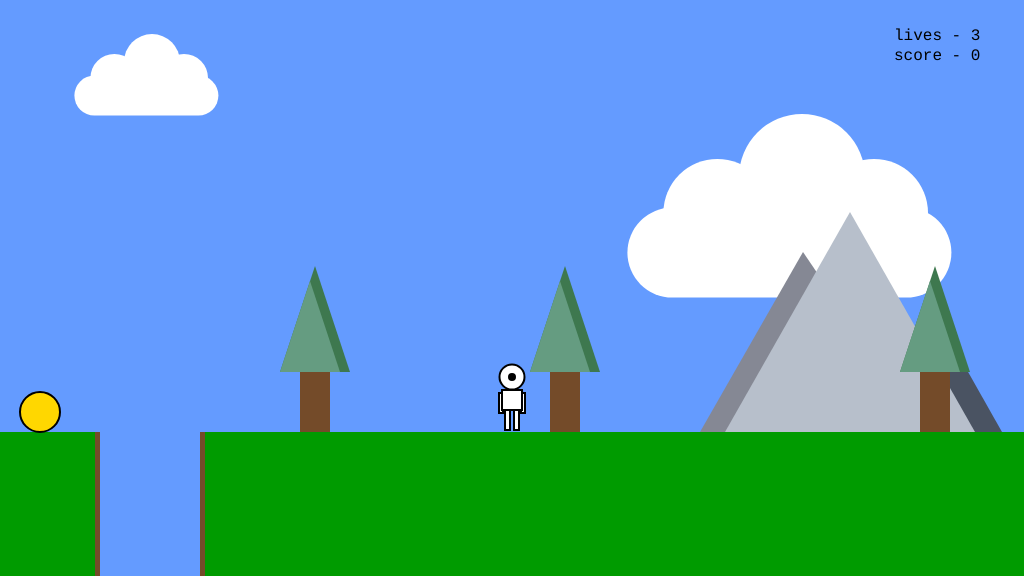
Frame 1 (no input)
Frame 60 (no input): identical to frame 1, image omitted
Frame 120 (the mouse pressed at the canvas centre since frame 60): identical to frame 1, image omitted

The p5.js sketch that drew this single still picture (run headless with seeded random() and noise() and a simulated clock; from frame 60 on, the mouse is pressed at the canvas centre):

// p5.js sketch
// ── sketch.js
/*

The Game Project 6

Adding game mechanics

*/

var gameChar_x;
var gameChar_y;
var floorPos_y;

var isLeft;
var isRight;
var isFalling;
var isPlummeting;

var collectable;
var canyons;
var clouds;
var mountains;
var trees;
var flagpole;

var cameraPosX;
var groundWidth;
var game_score;
var lives;
let displayText;
let displayFlagpoleWarning;

function setup() {
  // canvas size
  createCanvas(1024, 576);

  floorPos_y = (height * 3) / 4;
  lives = 3;
  startGame();
}

function draw() {
  // blue sky
  background(100, 155, 255);

  // green ground
  noStroke();
  fill(0, 155, 0);
  rect(0, floorPos_y, width, height - floorPos_y);

  // Side Scrolling [start]
  push();
  translate(-cameraPosX, 0);

  // CLOUDS
  drawClouds(clouds);

  // MOUNTAIN
  drawMountains(mountains);

  // CANYON
  drawCanyons(canyons);

  // TREES
  drawTrees(trees);

  // FLAGPOLE
  renderFlagpole(flagpole);

  // GAME CHARACTER
  if (isLeft && isFalling) {
    // jumping-left
    fill(255);
    stroke(0);
    strokeWeight(2);
    // head
    ellipse(gameChar_x, gameChar_y - 55, 25, 25);
    // legs
    noFill();
    strokeWeight(4);
    beginShape();
    vertex(gameChar_x - 1, gameChar_y - 22);
    vertex(gameChar_x - 3, gameChar_y - 17);
    vertex(gameChar_x, gameChar_y - 10);
    endShape();

    fill(255);
    strokeWeight(2);
    // body
    rect(gameChar_x - 5, gameChar_y - 42, 10, 20);
    // hands
    rect(gameChar_x - 2, gameChar_y - 39, 4, 20);
    // nose
    fill(0);
    ellipse(gameChar_x - 10, gameChar_y - 55, 6, 6);

    strokeWeight(1);
  } else if (isRight && isFalling) {
    // jumping-right
    fill(255);
    stroke(0);
    strokeWeight(2);
    // head
    ellipse(gameChar_x, gameChar_y - 55, 25, 25);
    // legs
    noFill();
    strokeWeight(4);
    beginShape();
    vertex(gameChar_x - 1, gameChar_y - 22);
    vertex(gameChar_x + 2, gameChar_y - 17);
    vertex(gameChar_x - 3, gameChar_y - 10);
    endShape();

    fill(255);
    strokeWeight(2);
    // body
    rect(gameChar_x - 5, gameChar_y - 42, 10, 20);
    // hands
    rect(gameChar_x - 2, gameChar_y - 39, 4, 20);
    // nose
    fill(0);
    ellipse(gameChar_x + 10, gameChar_y - 55, 6, 6);

    strokeWeight(1);
  } else if (isLeft) {
    // walking left
    fill(255);
    stroke(0);
    strokeWeight(2);
    // head
    ellipse(gameChar_x, gameChar_y - 55, 25, 25);
    // legs
    rect(gameChar_x - 2, gameChar_y - 25, 5, 20);
    rect(gameChar_x - 4, gameChar_y - 22, 5, 20);
    // body
    rect(gameChar_x - 5, gameChar_y - 42, 10, 20);
    // hands
    rect(gameChar_x - 2, gameChar_y - 39, 4, 20);

    // nose
    fill(0);
    ellipse(gameChar_x - 10, gameChar_y - 55, 6, 6);

    strokeWeight(1);
  } else if (isRight) {
    // walking right
    fill(255);
    stroke(0);
    strokeWeight(2);
    // head
    ellipse(gameChar_x, gameChar_y - 55, 25, 25);
    // legs
    rect(gameChar_x - 4, gameChar_y - 25, 5, 20);
    rect(gameChar_x - 2, gameChar_y - 22, 5, 20);
    // body
    rect(gameChar_x - 5, gameChar_y - 42, 10, 20);
    // hands
    rect(gameChar_x - 2, gameChar_y - 39, 4, 20);

    // nose
    fill(0);
    ellipse(gameChar_x + 10, gameChar_y - 55, 6, 6);

    strokeWeight(1);
  } else if (isFalling || isPlummeting) {
    // jumping facing forwards
    stroke(0);
    strokeWeight(2);
    fill(255);

    // head
    ellipse(gameChar_x, gameChar_y - 55, 25, 25);
    // legs
    noFill();
    strokeWeight(4);
    beginShape();
    vertex(gameChar_x - 4, gameChar_y - 22);
    vertex(gameChar_x - 7, gameChar_y - 17);
    vertex(gameChar_x - 4, gameChar_y - 10);
    endShape();
    beginShape();
    vertex(gameChar_x + 4, gameChar_y - 22);
    vertex(gameChar_x + 7, gameChar_y - 17);
    vertex(gameChar_x + 4, gameChar_y - 10);
    endShape();
    strokeWeight(2);

    fill(255);
    // hands
    rect(gameChar_x - 13, gameChar_y - 39, 4, 20);
    rect(gameChar_x + 9, gameChar_y - 39, 4, 20);
    // body
    rect(gameChar_x - 10, gameChar_y - 42, 20, 20);
    // nose
    fill(0);
    ellipse(gameChar_x, gameChar_y - 53, 6, 6);

    strokeWeight(1);
  } else {
    // standing front facing
    stroke(0);
    strokeWeight(2);
    fill(255);

    // head
    ellipse(gameChar_x, gameChar_y - 55, 25, 25);
    // hands
    rect(gameChar_x - 13, gameChar_y - 39, 4, 20);
    rect(gameChar_x + 9, gameChar_y - 39, 4, 20);
    // body
    rect(gameChar_x - 10, gameChar_y - 42, 20, 20);
    // legs
    rect(gameChar_x - 7, gameChar_y - 22, 5, 20);
    rect(gameChar_x + 2, gameChar_y - 22, 5, 20);

    // nose
    fill(0);
    ellipse(gameChar_x, gameChar_y - 55, 6, 6);
  }

  // COLLECTABLE
  drawCollectable(collectable);

  // warning at flagpole side
  if (displayFlagpoleWarning) {
    noStroke();
    fill(0);
    textSize(16);
    textFont("Monospace");
    displayText = "3 points needed";
    text(
      displayText,
      gameChar_x - textWidth(displayText) / 2,
      floorPos_y - 120
    );
    displayText = "to complete level";
    text(
      displayText,
      gameChar_x - textWidth(displayText) / 2,
      floorPos_y - 100
    );
  }

  // Side Scrolling [end]
  pop();

  // render lives & game score
  push();
  fill(0);
  textSize(16);
  textFont("Monospace");
  text(`score - ${game_score}`, width - 130, 60);
  text(`lives - ${lives < 0 ? 0 : lives}`, width - 130, 40);
  pop();

  // game state
  if (lives < 1) {
    // backdrop
    fill(0, 0, 0, 50);
    noStroke();
    rect(0, 0, width, height);

    textSize(40);
    textFont("Monospace");
    fill(255, 70, 70);
    displayText = "Game over.";
    text(displayText, width / 2 - textWidth(displayText) / 2, height / 2);
    displayText = "Prese space to continue.";
    text(displayText, width / 2 - textWidth(displayText) / 2, height / 2 + 50);
    return;
  } else if (flagpole.isReached) {
    // backdrop
    fill(0, 0, 0, 50);
    noStroke();
    rect(0, 0, width, height);

    textSize(40);
    textFont("Monospace");
    fill(0);
    displayText = "Level complete.";
    text(displayText, width / 2 - textWidth(displayText) / 2, height / 2);
    displayText = "Press space to continue.";
    text(displayText, width / 2 - textWidth(displayText) / 2, height / 2 + 50);
    return;
  }

  // INTERACTION CODE
  // move character left and right
  if (isLeft) {
    gameChar_x = constrain(gameChar_x - 3, 0 + 15, groundWidth - 15);

    // shift the camera only when Game Character is at the center
    if (gameChar_x >= width / 2 && gameChar_x < groundWidth - width / 2) {
      cameraPosX = constrain(cameraPosX - 3, 0, groundWidth - width);

      // cloud parallax
      for (let i = 0; i < clouds.length; i++) {
        if (clouds[i].speed == "slow") {
          clouds[i].x_pos += 1;
        } else if (clouds[i].speed == "mid") {
          clouds[i].x_pos += 2;
        } else if (clouds[i].speed == "fast") {
          clouds[i].x_pos += 3;
        }
      }

      // mountains parallax
      for (let i = 0; i < mountains.length; i++) {
        mountains[i].x_pos += 0.2;
      }
    }
  }

  if (isRight) {
    gameChar_x = constrain(gameChar_x + 3, 0 + 15, groundWidth - 15);

    // shift the camera only when Game Character is at the center
    if (gameChar_x >= width / 2 && gameChar_x < groundWidth - width / 2) {
      cameraPosX = constrain(cameraPosX + 3, 0, groundWidth - width);

      // cloud parallax
      for (let i = 0; i < clouds.length; i++) {
        if (clouds[i].speed == "slow") {
          clouds[i].x_pos -= 1;
        } else if (clouds[i].speed == "mid") {
          clouds[i].x_pos -= 2;
        } else if (clouds[i].speed == "fast") {
          clouds[i].x_pos -= 3.5;
        }
      }

      // mountains parallax
      for (let i = 0; i < mountains.length; i++) {
        mountains[i].x_pos -= 0.2;
      }
    }
  }

  // gravity effect
  if (gameChar_y < floorPos_y) {
    gameChar_y += 1;
    isFalling = true;
  } else {
    isFalling = false;
  }
  if (isPlummeting) {
    gameChar_y += 5;
  }

  // interaction with collectable item
  interactWithCollectable(collectable, canyons);

  // falling into canyons
  interactWithCanyons(canyons);
  checkPlayerDie();

  // reaching flagpole
  if (!flagpole.isReached) {
    checkFlagpole(flagpole);
  }
}

// p5.js functions
function keyPressed() {
  // when 'a' of left-arrow is pressed
  if ((keyCode == 65 || keyCode == 37) && !isPlummeting) {
    isLeft = true;
  }

  // when 'd' or right-arrow is pressed
  if ((keyCode == 68 || keyCode == 39) && !isPlummeting) {
    isRight = true;
  }

  // when 'w' or top-arrow is pressed
  if (
    (keyCode == 87 || keyCode == 38) &&
    !isFalling &&
    !isPlummeting &&
    !flagpole.isReached
  ) {
    gameChar_y -= 100;
  }
}

function keyReleased() {
  // when 'a' or left-arrow is released
  if (keyCode == 65 || keyCode == 37) {
    isLeft = false;
  }

  // when 'd' or right-arrow is released
  if (keyCode == 68 || keyCode == 39) {
    isRight = false;
  }
}

// custom functions
function drawClouds(cloudsData) {
  fill(255);
  for (let i = 0; i < cloudsData.length; i++) {
    rect(
      cloudsData[i].x_pos + 43 * cloudsData[i].scale,
      cloudsData[i].y_pos + 32 * cloudsData[i].scale,
      180 * cloudsData[i].scale,
      50 * cloudsData[i].scale,
      25 * cloudsData[i].scale
    );
    // ellipse(193, 85, 60, 60);
    ellipse(
      cloudsData[i].x_pos + 93 * cloudsData[i].scale,
      cloudsData[i].y_pos + 35 * cloudsData[i].scale,
      60 * cloudsData[i].scale,
      60 * cloudsData[i].scale
    );
    ellipse(
      cloudsData[i].x_pos + 140 * cloudsData[i].scale,
      cloudsData[i].y_pos + 15 * cloudsData[i].scale,
      70 * cloudsData[i].scale,
      70 * cloudsData[i].scale
    );
    ellipse(
      cloudsData[i].x_pos + 180 * cloudsData[i].scale,
      cloudsData[i].y_pos + 35 * cloudsData[i].scale,
      60 * cloudsData[i].scale,
      60 * cloudsData[i].scale
    );
  }
}

function drawMountains(mountainsData) {
  for (let i = 0; i < mountainsData.length; i++) {
    fill(133, 136, 148);
    triangle(
      mountainsData[i].x_pos,
      mountainsData[i].y_pos + 232,
      mountainsData[i].x_pos + 103,
      mountainsData[i].y_pos + 52,
      mountainsData[i].x_pos + 225,
      mountainsData[i].y_pos + 232
    );
    fill(74, 83, 98);
    triangle(
      mountainsData[i].x_pos + 175,
      mountainsData[i].y_pos + 232,
      mountainsData[i].x_pos + 250,
      mountainsData[i].y_pos + 140,
      mountainsData[i].x_pos + 302,
      mountainsData[i].y_pos + 232
    );
    fill(183, 191, 203);
    triangle(
      mountainsData[i].x_pos + 25,
      mountainsData[i].y_pos + 232,
      mountainsData[i].x_pos + 150,
      mountainsData[i].y_pos + 12,
      mountainsData[i].x_pos + 275,
      mountainsData[i].y_pos + 232
    );
  }
}

function drawTrees(treesData) {
  for (let i = 0; i < treesData.length; i++) {
    fill(116, 75, 41);
    rect(treesData[i].x_pos, treesData[i].y_pos + 84, 30, 60); // stem
    fill(62, 120, 79); // green shade 1
    triangle(
      treesData[i].x_pos - 20,
      372,
      treesData[i].x_pos + 15,
      266,
      treesData[i].x_pos + 50,
      372
    );
    fill(101, 156, 129); // green shade 2
    triangle(
      treesData[i].x_pos - 20,
      372,
      treesData[i].x_pos + 10,
      281,
      treesData[i].x_pos + 40,
      372
    );
  }
}

function drawCanyons(canyonsData) {
  noStroke();
  for (let i = 0; i < canyonsData.length; i++) {
    fill(116, 75, 41);
    rect(
      canyonsData[i].x_pos - 5,
      canyonsData[i].y_pos,
      canyonsData[i].width + 10,
      height - floorPos_y
    );
    fill(100, 155, 255);
    rect(
      canyonsData[i].x_pos,
      canyonsData[i].y_pos,
      canyonsData[i].width,
      height - floorPos_y
    );
  }
}

function drawCollectable(collectableData) {
  strokeWeight(2);
  stroke(0);
  fill(255, 215, 0);
  ellipse(
    collectableData.x_pos - collectableData.size / 2,
    collectableData.y_pos - collectableData.size / 2,
    collectableData.size,
    collectableData.size
  );
}

function renderFlagpole(flagpoleData) {
  fill(0, 0, 0, game_score < 3 ? 70 : 255);
  rect(flagpoleData.x_pos, height / 2, 5, floorPos_y - height / 2);
  fill(246, 124, 49, game_score < 3 ? 80 : 255);
  noStroke();
  if (flagpoleData.isReached) {
    triangle(
      flagpoleData.x_pos,
      height / 2,
      flagpole.x_pos + 50,
      height / 2 + 15,
      flagpoleData.x_pos,
      height / 2 + 30
    );
  } else {
    triangle(
      flagpoleData.x_pos,
      floorPos_y - 30,
      flagpole.x_pos + 50,
      floorPos_y - 15,
      flagpoleData.x_pos,
      floorPos_y
    );
  }
}

function interactWithCollectable(collectableData, canyonsData) {
  const collectableAndCharacterDst = dist(
    collectableData.x_pos - collectableData.size / 2,
    collectableData.y_pos - collectableData.size / 2,
    gameChar_x,
    gameChar_y
  );
  if (collectableAndCharacterDst <= collectableData.size - 5) {
    game_score += 1;
    // make a new collectible item when the current one is found
    // TRY 3 TIMES TO GET THE RULES RIGHT -> `canyonsData.length * 3`
    for (let i = 0; i < canyonsData.length * 3; i++) {
      // RULE 1 - collectible must be in the viewable portion of the screen
      collectableData.x_pos = random(
        cameraPosX + collectableData.size / 2,
        cameraPosX + width - collectableData.size / 2
      );
      // RULE 2 - collectible must not be above a canyon
      if (
        collectableData.x_pos > canyonsData[i % canyonsData.length].x_pos &&
        collectableData.x_pos <
          canyonsData[i % canyonsData.length].x_pos +
            canyonsData[i % canyonsData.length].width
      ) {
        continue;
      } else {
        break;
      }
    }
  }
}

function interactWithCanyons(canyonsData) {
  for (let i = 0; i < canyonsData.length; i++) {
    if (
      gameChar_x > canyonsData[i].x_pos &&
      gameChar_x < canyonsData[i].x_pos + canyonsData[i].width
    ) {
      if (gameChar_y >= floorPos_y) {
        isPlummeting = true;
        break;
      }
    }
  }
}

function checkFlagpole(flagpoleData) {
  // distance between flagpoleData.x_pos and gameChar_X
  if (abs(flagpoleData.x_pos - gameChar_x) < 25) {
    if (game_score >= 3) {
      flagpole.isReached = true;
    } else {
      displayFlagpoleWarning = true;
    }
  } else {
    if (displayFlagpoleWarning) {
      displayFlagpoleWarning = false;
    }
  }
}

function checkPlayerDie() {
  // check if character is at bottom of canvas
  if (gameChar_y >= height + 80) {
    lives -= 1;
    if (lives > 0) {
      startGame();
    }
  }
}

function startGame() {
  // INIT
  gameChar_x = width / 2;
  gameChar_y = floorPos_y;
  cameraPosX = 0;
  groundWidth = 3000;
  game_score = 0;
  displayFlagpoleWarning = false;

  trees = [
    { x_pos: 300, y_pos: height / 2 },
    { x_pos: 550, y_pos: height / 2 },
    { x_pos: 920, y_pos: height / 2 },
    { x_pos: 1055, y_pos: height / 2 },
    { x_pos: 1512, y_pos: height / 2 },
    { x_pos: 1927, y_pos: height / 2 },
    { x_pos: 2289, y_pos: height / 2 },
  ];

  canyons = [
    {
      x_pos: 100,
      y_pos: floorPos_y,
      width: 100,
    },
    {
      x_pos: 1200,
      y_pos: floorPos_y,
      width: 150,
    },
    {
      x_pos: 2420,
      y_pos: floorPos_y,
      width: 200,
    },
  ];

  collectable = {
    y_pos: floorPos_y,
    x_pos: 60,
    size: 40,
  };

  mountains = [
    {
      x_pos: 700,
      y_pos: 200,
    },
    {
      x_pos: 1500,
      y_pos: 200,
    },
    {
      x_pos: 2950,
      y_pos: 200,
    },
  ];

  clouds = [
    {
      x_pos: 40,
      y_pos: 50,
      scale: 0.8,
      speed: "slow",
    },
    {
      x_pos: 550,
      y_pos: 150,
      scale: 1.8,
      speed: "mid",
    },
    {
      x_pos: 1300,
      y_pos: 120,
      scale: 0.8,
      speed: "slow",
    },
    {
      x_pos: 1700,
      y_pos: 150,
      scale: 1.5,
      speed: "fast",
    },
    {
      x_pos: 2200,
      y_pos: 0,
      scale: 2.7,
      speed: "mid",
    },
    {
      x_pos: 4000,
      y_pos: 150,
      scale: 1.5,
      speed: "fast",
    },
    {
      x_pos: 3200,
      y_pos: 60,
      scale: 0.8,
      speed: "slow",
    },
  ];

  flagpole = {
    x_pos: groundWidth - 250,
    isReached: false,
  };

  // Game Character Positions
  isLeft = false;
  isRight = false;
  isFalling = false;
  isPlummeting = false;
}
